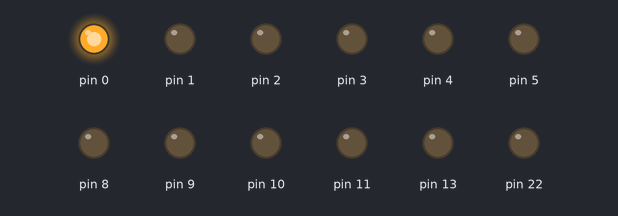
Simulated run of this sketch. Board: Arduino Uno, built with avr-gcc and run on an emulated ATmega328P. Shown: output pins drawn as LEDs (lit = HIGH).

Above: at 0.1 s.
At 0.5 s:
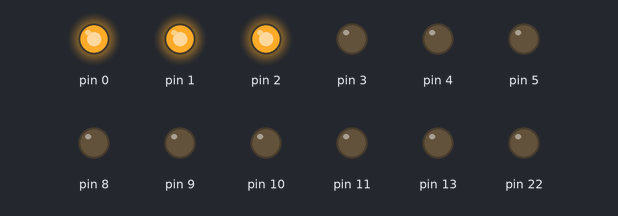
At 1.1 s:
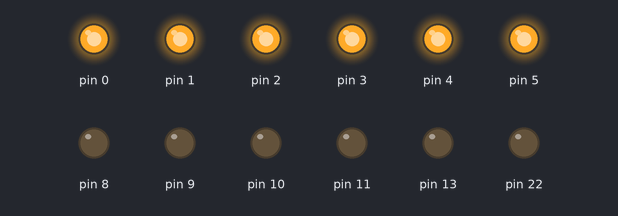
At 1.5 s:
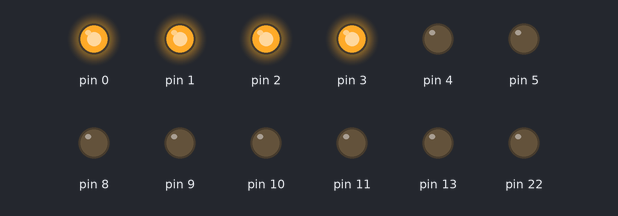
At 1.9 s:
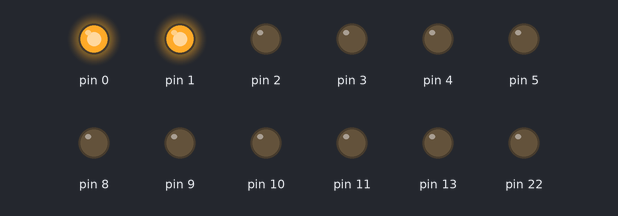
At 2.3 s:
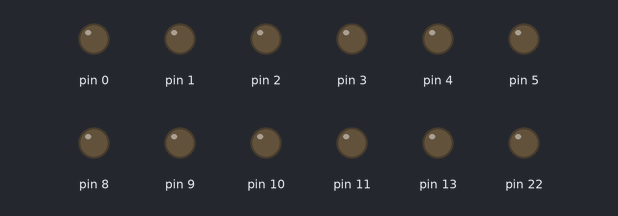
Timing chart, 0 to 3.8 s (numbered marks = the images above):
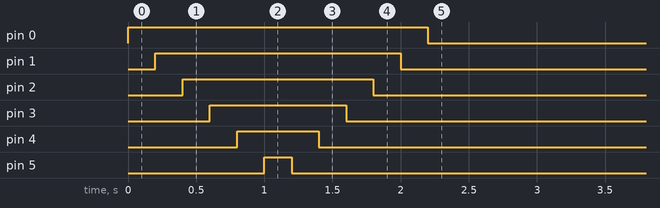

The sketch:

Loop6.ino
```cpp
#define red 1
#define yellow 2
#define green 3
#define blue 4
#define white 5
int dTime = 200;

void setup(){
  for (int i = 0; i <= 5; i++) {
    pinMode(i, OUTPUT);
    digitalWrite(i, HIGH);
    delay(dTime);
  }
  for ( int i = 5; i <= 5; i--) {
    pinMode(i, OUTPUT);
    digitalWrite(i, LOW);
    delay(dTime);
  }
}

void loop(){

}
```

Measured:
- by itself, pin 0: LOW → HIGH at 0.00 s, → LOW 2.2 s later
- by itself, pin 1: LOW → HIGH at 0.20 s, → LOW 1.8 s later
- by itself, pin 2: LOW → HIGH at 0.40 s, → LOW 1.4 s later
- by itself, pin 3: LOW → HIGH at 0.60 s, → LOW 1.0 s later
- by itself, pin 4: LOW → HIGH at 0.80 s, → LOW 0.60 s later
- by itself, pin 5: LOW → HIGH at 1.0 s, → LOW 0.20 s later
